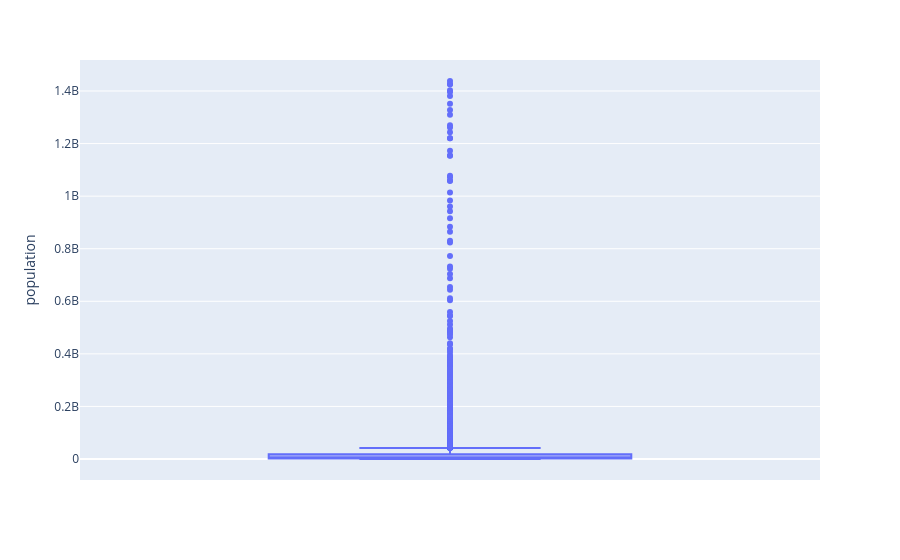

Notebook cell for this chart:
### Code cell
fig = px.box(df_sc, y='population')
fig.show()

### Figure 1 — Plotly figure (JSON) as saved in the notebook; plotly's stock layout.template omitted (floating-point values rounded to 4 significant figures; data arrays with more than 128 entries replaced by an {"elided": "..."} marker saying what was removed)
{"data": [{"alignmentgroup": "True", "hovertemplate": "population=%{y}<extra></extra>", "legendgroup": "", "marker": {"color": "#636efa"}, "name": "", "notched": false, "offsetgroup": "", "orientation": "v", "showlegend": false, "type": "box", "x0": " ", "xaxis": "x", "y": {"elided": "4503 float values"}, "y0": " ", "yaxis": "y"}], "layout": {"boxmode": "group", "legend": {"tracegroupgap": 0}, "margin": {"t": 60}, "xaxis": {"anchor": "y", "domain": [0, 1]}, "yaxis": {"anchor": "x", "domain": [0, 1], "title": {"text": "population"}}}}
